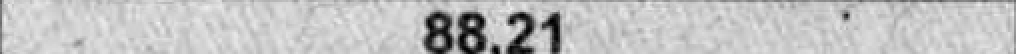
#> input picture fields_imgs/field_0.jpg, 508 x 27 px (shown 2 times larger)
$ python -i rectangle_detection.py   (imports and definitions only)   (older library calls are emulated)
#> lines starting #> are read from the running program, lines starting #| are printed output that depends on the picture; after the words box and inside, x2 and y2 are one past the last pixel; in counts of white or black regions, pixels touching at a corner belong together
""" File to functions of retangle detection """

import numpy as np
import cv2


# [14 lines left out: function find_biggest, not called in this run]

def angle_cos(point0, point1, point2):
    """ calculate cos between 3 points"""
    d1, d2 = (point0-point1).astype('float'), (point2-point1).astype('float')
    return abs(np.dot(d1, d2) / np.sqrt(np.dot(d1, d1)*np.dot(d2, d2)))


def find_squares(img):
    """
    return a list of coordenates(4 points) of rectagles
    obs.: range threshold improve the rectangle detection
    """
    squares = []
    bin, contours, _hierarchy = cv2.findContours(img, cv2.RETR_LIST, cv2.CHAIN_APPROX_SIMPLE)
    for thrs in range(0, 255, 25):
        if thrs == 0:
            bin = cv2.Canny(img, 0, 50, apertureSize=5)
            bin = cv2.dilate(bin, None)
        else:
            _retval, bin = cv2.threshold(img, thrs, 255, cv2.THRESH_BINARY)
            bin, contours, _hierarchy = cv2.findContours(bin, cv2.RETR_LIST,\
            cv2.CHAIN_APPROX_SIMPLE)
        for cnt in contours:
            cnt_len = cv2.arcLength(cnt, True)
            cnt = cv2.approxPolyDP(cnt, 0.02*cnt_len, True)
            if len(cnt) == 4 and cv2.contourArea(cnt) > 1000 and cv2.isContourConvex(cnt):
                cnt = cnt.reshape(-1, 2)
                max_cos = np.max([angle_cos(cnt[i], cnt[(i+1) % 4], \
                cnt[(i+2) % 4]) for i in range(4)])
                if max_cos < 0.1:
                    squares.append(cnt)
    return  squares


# [50 lines left out: functions draw_squares, organize_points, remove_big_rect, cut_rectangle, not called in this run]

>>> import cv2
>>> picture = cv2.imread('../fields_imgs/field_0.jpg', cv2.IMREAD_GRAYSCALE)
#> picture is the input picture: shape (27, 508); min 0, max 242, mean 193.6
>>> result = find_squares(picture)
#> in find_squares, `bin, contours, _hierarchy = cv2.findContours(img, cv2.RETR_LIST, cv2.C..`: contours = 7 contours, 6 with area under 20; largest, box (x1, y1, x2, y2) and area: (0, 0, 508, 27) 13182
#> the loop in find_squares, `for thrs in range(0, 255, 25):` made 11 passes
#> contours on pass 10: 57 contours, all with area under 20
#> pass 1, in find_squares, `bin = cv2.Canny(img, 0, 50, apertureSize=5)`:
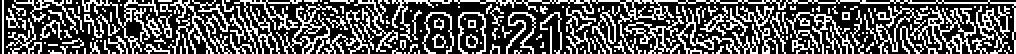
#> bin: shape (27, 508) (shown 2 times larger); 34.2% white in thin lines or dots
#> pass 1, in find_squares, `bin = cv2.dilate(bin, None)`:
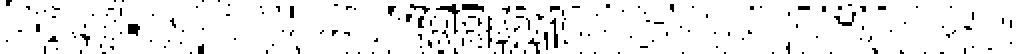
#> bin: shape (27, 508) (shown 2 times larger); 94.4% white; black in thin lines or dots
#> pass 2, in find_squares, `_retval, bin = cv2.threshold(img, thrs, 255, cv2.THRESH_BINARY)`:
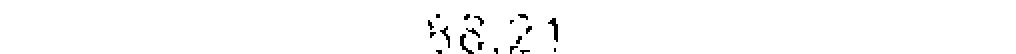
#> bin: shape (27, 508) (shown 2 times larger); 98.7% white; black in thin lines or dots, all inside (x1, y1, x2, y2) = (214, 7, 279, 27)
#> pass 3, in find_squares, `_retval, bin = cv2.threshold(img, thrs, 255, cv2.THRESH_BINARY)`:
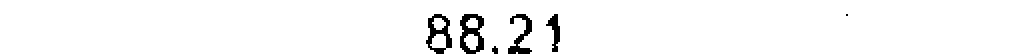
#> bin: shape (27, 508) (shown 2 times larger); 96.9% white; black in thin lines or dots, all inside (x1, y1, x2, y2) = (213, 7, 424, 27)
#> after the loop in find_squares, `for thrs in range(0, 255, 25):`: cnt = [[19, 2], [18, 1], [17, 2]]; max_cos = 0; squares = [[[0, 0], [0, 26], [507, 26], [507, 0]], [[0, 0], [0, 26], [507, 26], [507, 0]], [[0, 0], [0, 26], [507, 26], [507, 0]], [[0, 0], [0, 26], [507, 26], [507, 0]]]
#> result has the same summary as squares in find_squares

$ run again, on fields_imgs/field_1.jpg
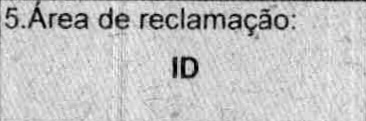
#> input picture fields_imgs/field_1.jpg, 366 x 121 px
#> picture is the input picture: shape (121, 366); min 0, max 253, mean 196.7
#> in find_squares, `bin, contours, _hierarchy = cv2.findContours(img, cv2.RETR_LIST, cv2.C..`: contours = 9 contours, 8 with area under 20; largest, box (x1, y1, x2, y2) and area: (0, 0, 366, 121) 43800
#> the loop in find_squares, `for thrs in range(0, 255, 25):` made 11 passes
#> contours on pass 11: [[[113, 75]]]
#> pass 1, in find_squares, `bin = cv2.Canny(img, 0, 50, apertureSize=5)`:
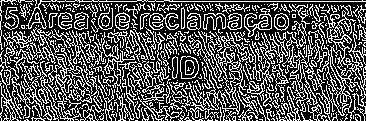
#> bin: shape (121, 366); 33.9% white in thin lines or dots
#> pass 3, in find_squares, `_retval, bin = cv2.threshold(img, thrs, 255, cv2.THRESH_BINARY)`:
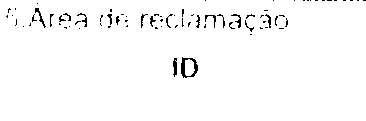
#> bin: shape (121, 366); 97.8% white; black in thin lines or dots, all inside (x1, y1, x2, y2) = (6, 0, 366, 78)
#> after the loop in find_squares, `for thrs in range(0, 255, 25):`: cnt = [[113, 75]]; max_cos = 0.0112; squares = [[[0, 0], [0, 120], [365, 120], [365, 0]], [[0, 0], [0, 120], [365, 120], [365, 0]], [[0, 0], [0, 120], [365, 120], [362, 0]], [[0, 0], [0, 120], [365, 120], [365, 1]], [[0, 0], [0, 120], [365, 120], [364, 1]]]
#> result has the same summary as squares in find_squares

$ run again, on fields_imgs/field_11.jpg
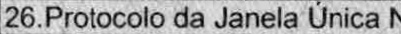
#> input picture fields_imgs/field_11.jpg, 401 x 34 px
#> picture is the input picture: shape (34, 401); min 0, max 247, mean 168.1
#> in find_squares, `bin, contours, _hierarchy = cv2.findContours(img, cv2.RETR_LIST, cv2.C..`: contours = 2 contours, 1 with area under 20; largest, box (x1, y1, x2, y2) and area: (0, 0, 401, 34) 13200
#> the loop in find_squares, `for thrs in range(0, 255, 25):` made 11 passes
#> contours on pass 10: 81 contours, all with area under 20
#> pass 1, in find_squares, `bin = cv2.Canny(img, 0, 50, apertureSize=5)`:
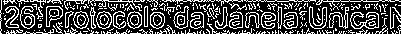
#> bin: shape (34, 401); 29.6% white in thin lines or dots
#> pass 3, in find_squares, `_retval, bin = cv2.threshold(img, thrs, 255, cv2.THRESH_BINARY)`:
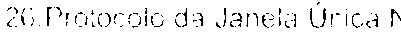
#> bin: shape (34, 401); 92.8% white; black in thin lines or dots, all inside (x1, y1, x2, y2) = (7, 2, 401, 28)
#> after the loop in find_squares, `for thrs in range(0, 255, 25):`: cnt = [[69, 1], [70, 1]]; max_cos = 0.0328; squares = 8 items
